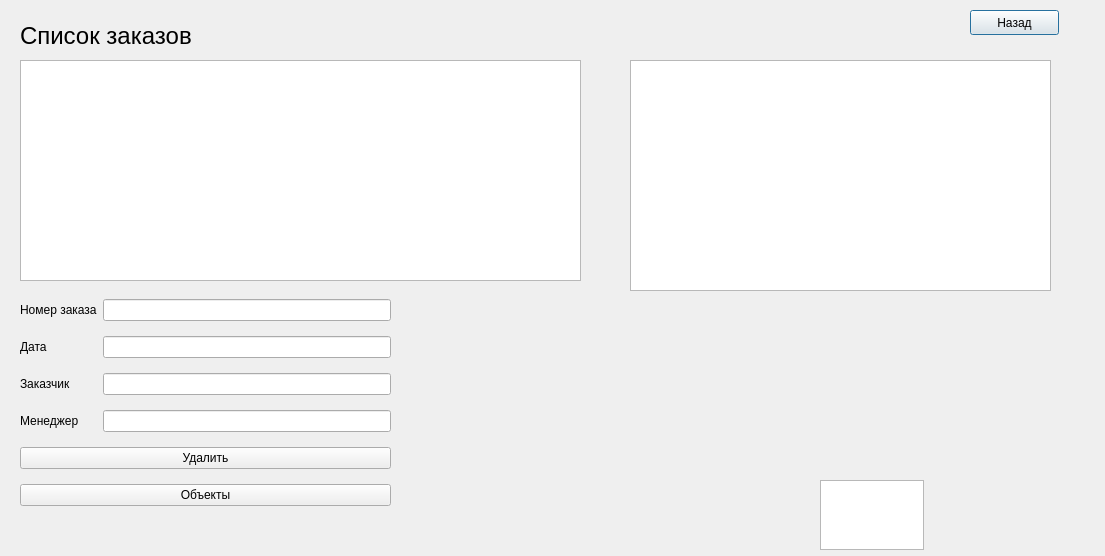
<?xml version="1.0" encoding="UTF-8"?>
<ui version="4.0">
 <class>empono</class>
 <widget class="QDialog" name="empono">
  <property name="geometry">
   <rect>
    <x>0</x>
    <y>0</y>
    <width>1105</width>
    <height>556</height>
   </rect>
  </property>
  <property name="windowTitle">
   <string>Dialog</string>
  </property>
  <widget class="QPushButton" name="btnBack">
   <property name="geometry">
    <rect>
     <x>970</x>
     <y>10</y>
     <width>89</width>
     <height>25</height>
    </rect>
   </property>
   <property name="text">
    <string>Назад</string>
   </property>
  </widget>
  <widget class="QTableWidget" name="twOrg">
   <property name="geometry">
    <rect>
     <x>20</x>
     <y>60</y>
     <width>561</width>
     <height>221</height>
    </rect>
   </property>
  </widget>
  <widget class="QWidget" name="layoutWidget">
   <property name="geometry">
    <rect>
     <x>20</x>
     <y>290</y>
     <width>371</width>
     <height>231</height>
    </rect>
   </property>
   <layout class="QGridLayout" name="gridLayout">
    <item row="5" column="0" colspan="2">
     <widget class="QPushButton" name="pushButton_2">
      <property name="text">
       <string>Удалить</string>
      </property>
     </widget>
    </item>
    <item row="3" column="1">
     <widget class="QLineEdit" name="leMan"/>
    </item>
    <item row="1" column="0">
     <widget class="QLabel" name="label_2">
      <property name="text">
       <string>Дата</string>
      </property>
     </widget>
    </item>
    <item row="0" column="0">
     <widget class="QLabel" name="label">
      <property name="text">
       <string>Номер заказа</string>
      </property>
     </widget>
    </item>
    <item row="6" column="0" colspan="2">
     <widget class="QPushButton" name="btnObj">
      <property name="text">
       <string>Объекты</string>
      </property>
     </widget>
    </item>
    <item row="1" column="1">
     <widget class="QLineEdit" name="leDate"/>
    </item>
    <item row="2" column="0">
     <widget class="QLabel" name="label_3">
      <property name="text">
       <string>Заказчик</string>
      </property>
     </widget>
    </item>
    <item row="3" column="0">
     <widget class="QLabel" name="label_4">
      <property name="text">
       <string>Менеджер</string>
      </property>
     </widget>
    </item>
    <item row="2" column="1">
     <widget class="QLineEdit" name="leCust"/>
    </item>
    <item row="0" column="1">
     <widget class="QLineEdit" name="leOrder"/>
    </item>
   </layout>
  </widget>
  <widget class="QTextEdit" name="teResult">
   <property name="geometry">
    <rect>
     <x>820</x>
     <y>480</y>
     <width>104</width>
     <height>70</height>
    </rect>
   </property>
  </widget>
  <widget class="QLabel" name="label_5">
   <property name="geometry">
    <rect>
     <x>20</x>
     <y>20</y>
     <width>291</width>
     <height>31</height>
    </rect>
   </property>
   <property name="font">
    <font>
     <pointsize>18</pointsize>
    </font>
   </property>
   <property name="text">
    <string>Список заказов</string>
   </property>
  </widget>
  <widget class="QTableWidget" name="twInfo">
   <property name="geometry">
    <rect>
     <x>630</x>
     <y>60</y>
     <width>421</width>
     <height>231</height>
    </rect>
   </property>
  </widget>
 </widget>
 <resources/>
 <connections/>
</ui>
